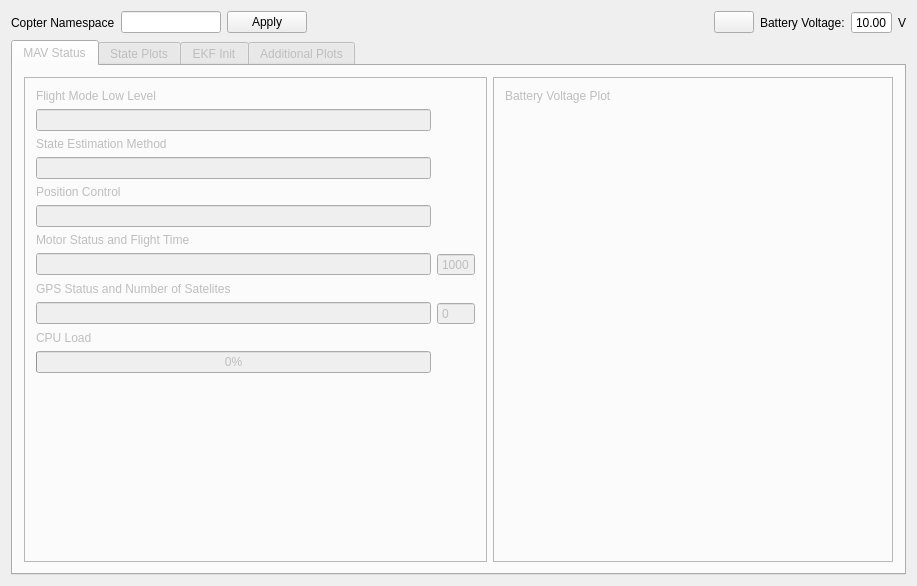
<?xml version="1.0" encoding="UTF-8"?>
<ui version="4.0">
 <class>copter_gui</class>
 <widget class="QWidget" name="copter_gui">
  <property name="geometry">
   <rect>
    <x>0</x>
    <y>0</y>
    <width>917</width>
    <height>586</height>
   </rect>
  </property>
  <property name="windowTitle">
   <string>Copter GUI</string>
  </property>
  <layout class="QVBoxLayout" name="verticalLayout">
   <item>
    <layout class="QHBoxLayout" name="head_layout">
     <item>
      <widget class="QLabel" name="copter_namespace_label">
       <property name="text">
        <string>Copter Namespace</string>
       </property>
      </widget>
     </item>
     <item>
      <widget class="QLineEdit" name="copter_namespace_textbox">
       <property name="maximumSize">
        <size>
         <width>100</width>
         <height>16777215</height>
        </size>
       </property>
      </widget>
     </item>
     <item>
      <widget class="QPushButton" name="copter_namespace_button">
       <property name="text">
        <string>Apply</string>
       </property>
      </widget>
     </item>
     <item>
      <spacer name="horizontalSpacer">
       <property name="orientation">
        <enum>Qt::Horizontal</enum>
       </property>
       <property name="sizeHint" stdset="0">
        <size>
         <width>40</width>
         <height>20</height>
        </size>
       </property>
      </spacer>
     </item>
     <item>
      <widget class="QPushButton" name="battery_alert">
       <property name="enabled">
        <bool>true</bool>
       </property>
       <property name="text">
        <string/>
       </property>
      </widget>
     </item>
     <item>
      <widget class="QLabel" name="battery_voltage_label">
       <property name="text">
        <string>Battery Voltage:</string>
       </property>
      </widget>
     </item>
     <item>
      <widget class="QDoubleSpinBox" name="battery_voltage_display">
       <property name="frame">
        <bool>true</bool>
       </property>
       <property name="readOnly">
        <bool>true</bool>
       </property>
       <property name="buttonSymbols">
        <enum>QAbstractSpinBox::NoButtons</enum>
       </property>
       <property name="maximum">
        <double>30.000000000000000</double>
       </property>
       <property name="value">
        <double>10.000000000000000</double>
       </property>
      </widget>
     </item>
     <item>
      <widget class="QLabel" name="battery_voltage_unit">
       <property name="text">
        <string>V</string>
       </property>
      </widget>
     </item>
    </layout>
   </item>
   <item>
    <layout class="QVBoxLayout" name="tab_layout">
     <item>
      <widget class="QTabWidget" name="tab_widget">
       <property name="enabled">
        <bool>false</bool>
       </property>
       <property name="currentIndex">
        <number>0</number>
       </property>
       <widget class="QWidget" name="mav_status_tab">
        <attribute name="title">
         <string>MAV Status</string>
        </attribute>
        <layout class="QHBoxLayout" name="horizontalLayout_3">
         <item>
          <widget class="QFrame" name="mav_status_tab_frame_left">
           <property name="frameShape">
            <enum>QFrame::StyledPanel</enum>
           </property>
           <property name="frameShadow">
            <enum>QFrame::Raised</enum>
           </property>
           <layout class="QGridLayout" name="gridLayout_2">
            <item row="9" column="0">
             <widget class="QLineEdit" name="gps_status_textbox">
              <property name="readOnly">
               <bool>true</bool>
              </property>
             </widget>
            </item>
            <item row="3" column="0">
             <widget class="QLineEdit" name="state_estimation_textbox">
              <property name="readOnly">
               <bool>true</bool>
              </property>
             </widget>
            </item>
            <item row="6" column="0">
             <widget class="QLabel" name="motor_status_label">
              <property name="text">
               <string>Motor Status and Flight Time</string>
              </property>
             </widget>
            </item>
            <item row="7" column="1">
             <widget class="QSpinBox" name="flight_time_box">
              <property name="wrapping">
               <bool>false</bool>
              </property>
              <property name="frame">
               <bool>true</bool>
              </property>
              <property name="readOnly">
               <bool>true</bool>
              </property>
              <property name="buttonSymbols">
               <enum>QAbstractSpinBox::NoButtons</enum>
              </property>
              <property name="maximum">
               <number>1000</number>
              </property>
              <property name="value">
               <number>1000</number>
              </property>
             </widget>
            </item>
            <item row="12" column="0">
             <spacer name="verticalSpacer_2">
              <property name="orientation">
               <enum>Qt::Vertical</enum>
              </property>
              <property name="sizeHint" stdset="0">
               <size>
                <width>20</width>
                <height>40</height>
               </size>
              </property>
             </spacer>
            </item>
            <item row="5" column="0">
             <widget class="QLineEdit" name="position_control_textbox">
              <property name="readOnly">
               <bool>true</bool>
              </property>
             </widget>
            </item>
            <item row="7" column="0">
             <widget class="QLineEdit" name="motor_status_textbox">
              <property name="readOnly">
               <bool>true</bool>
              </property>
             </widget>
            </item>
            <item row="1" column="0">
             <widget class="QLineEdit" name="flight_mode_ll_textbox">
              <property name="readOnly">
               <bool>true</bool>
              </property>
             </widget>
            </item>
            <item row="8" column="0">
             <widget class="QLabel" name="gps_status_label">
              <property name="text">
               <string>GPS Status and Number of Satelites</string>
              </property>
             </widget>
            </item>
            <item row="4" column="0">
             <widget class="QLabel" name="position_control_label">
              <property name="text">
               <string>Position Control</string>
              </property>
             </widget>
            </item>
            <item row="2" column="0">
             <widget class="QLabel" name="state_estimation_label">
              <property name="text">
               <string>State Estimation Method</string>
              </property>
             </widget>
            </item>
            <item row="0" column="0">
             <widget class="QLabel" name="flight_mode_ll_label">
              <property name="text">
               <string>Flight Mode Low Level</string>
              </property>
             </widget>
            </item>
            <item row="9" column="1">
             <widget class="QSpinBox" name="gps_num_satellites_box">
              <property name="wrapping">
               <bool>false</bool>
              </property>
              <property name="frame">
               <bool>true</bool>
              </property>
              <property name="readOnly">
               <bool>true</bool>
              </property>
              <property name="buttonSymbols">
               <enum>QAbstractSpinBox::NoButtons</enum>
              </property>
              <property name="maximum">
               <number>10</number>
              </property>
             </widget>
            </item>
            <item row="10" column="0">
             <widget class="QLabel" name="cpu_load_label">
              <property name="text">
               <string>CPU Load</string>
              </property>
             </widget>
            </item>
            <item row="11" column="0">
             <widget class="QProgressBar" name="cpu_load_bar">
              <property name="value">
               <number>0</number>
              </property>
             </widget>
            </item>
           </layout>
          </widget>
         </item>
         <item>
          <widget class="QFrame" name="mav_status_tab_frame_right">
           <property name="minimumSize">
            <size>
             <width>400</width>
             <height>0</height>
            </size>
           </property>
           <property name="frameShape">
            <enum>QFrame::StyledPanel</enum>
           </property>
           <property name="frameShadow">
            <enum>QFrame::Raised</enum>
           </property>
           <layout class="QVBoxLayout" name="verticalLayout_6">
            <item>
             <widget class="QLabel" name="plot_battery_voltage_label">
              <property name="text">
               <string>Battery Voltage Plot</string>
              </property>
             </widget>
            </item>
            <item>
             <widget class="QWidget" name="plot_battery_voltage_widget" native="true">
              <property name="minimumSize">
               <size>
                <width>10</width>
                <height>50</height>
               </size>
              </property>
              <property name="maximumSize">
               <size>
                <width>500</width>
                <height>300</height>
               </size>
              </property>
              <layout class="QVBoxLayout" name="verticalLayout_4">
               <item>
                <layout class="QVBoxLayout" name="plot_battery_voltage_layout"/>
               </item>
              </layout>
             </widget>
            </item>
            <item>
             <spacer name="verticalSpacer_3">
              <property name="orientation">
               <enum>Qt::Vertical</enum>
              </property>
              <property name="sizeHint" stdset="0">
               <size>
                <width>20</width>
                <height>40</height>
               </size>
              </property>
             </spacer>
            </item>
           </layout>
          </widget>
         </item>
        </layout>
       </widget>
       <widget class="QWidget" name="state_plots_tab">
        <attribute name="title">
         <string>State Plots</string>
        </attribute>
        <layout class="QGridLayout" name="gridLayout_3">
         <item row="3" column="0">
          <widget class="QWidget" name="plot_velocity_widget" native="true">
           <layout class="QVBoxLayout" name="verticalLayout_13">
            <item>
             <layout class="QVBoxLayout" name="plot_velocity_layout"/>
            </item>
           </layout>
          </widget>
         </item>
         <item row="2" column="0">
          <widget class="QWidget" name="plot_position_widget" native="true">
           <layout class="QVBoxLayout" name="verticalLayout_8">
            <item>
             <layout class="QVBoxLayout" name="plot_position_layout"/>
            </item>
           </layout>
          </widget>
         </item>
         <item row="1" column="0" colspan="2">
          <layout class="QHBoxLayout" name="horizontalLayout_2">
           <item>
            <widget class="QPushButton" name="start_reset_plot_button">
             <property name="text">
              <string>Start</string>
             </property>
            </widget>
           </item>
           <item>
            <widget class="QPushButton" name="pause_resume_plot_button">
             <property name="text">
              <string>Pause</string>
             </property>
            </widget>
           </item>
           <item>
            <spacer name="horizontalSpacer_2">
             <property name="orientation">
              <enum>Qt::Horizontal</enum>
             </property>
             <property name="sizeHint" stdset="0">
              <size>
               <width>40</width>
               <height>20</height>
              </size>
             </property>
            </spacer>
           </item>
          </layout>
         </item>
         <item row="3" column="1">
          <widget class="QWidget" name="plot_acceleration_bias_widget" native="true">
           <layout class="QVBoxLayout" name="verticalLayout_14">
            <item>
             <layout class="QVBoxLayout" name="plot_acceleration_bias_layout"/>
            </item>
           </layout>
          </widget>
         </item>
         <item row="2" column="1">
          <widget class="QWidget" name="plot_scale_widget" native="true">
           <layout class="QVBoxLayout" name="verticalLayout_10">
            <item>
             <layout class="QVBoxLayout" name="plot_scale_layout"/>
            </item>
           </layout>
          </widget>
         </item>
        </layout>
       </widget>
       <widget class="QWidget" name="ekf_init_tab">
        <attribute name="title">
         <string>EKF Init</string>
        </attribute>
        <layout class="QGridLayout" name="gridLayout_5">
         <item row="0" column="0">
          <layout class="QGridLayout" name="dyn_rec_frame_layout">
           <item row="1" column="0">
            <widget class="QSlider" name="scale_slider">
             <property name="cursor">
              <cursorShape>SizeHorCursor</cursorShape>
             </property>
             <property name="minimum">
              <number>1</number>
             </property>
             <property name="maximum">
              <number>3000</number>
             </property>
             <property name="singleStep">
              <number>1</number>
             </property>
             <property name="value">
              <number>100</number>
             </property>
             <property name="orientation">
              <enum>Qt::Horizontal</enum>
             </property>
            </widget>
           </item>
           <item row="6" column="0">
            <spacer name="verticalSpacer">
             <property name="orientation">
              <enum>Qt::Vertical</enum>
             </property>
             <property name="sizeHint" stdset="0">
              <size>
               <width>20</width>
               <height>40</height>
              </size>
             </property>
            </spacer>
           </item>
           <item row="4" column="0">
            <widget class="QSlider" name="height_slider">
             <property name="cursor">
              <cursorShape>SizeHorCursor</cursorShape>
             </property>
             <property name="maximum">
              <number>2000</number>
             </property>
             <property name="singleStep">
              <number>1</number>
             </property>
             <property name="orientation">
              <enum>Qt::Horizontal</enum>
             </property>
            </widget>
           </item>
           <item row="0" column="0">
            <widget class="QLabel" name="scale_label">
             <property name="text">
              <string>Set Scale</string>
             </property>
            </widget>
           </item>
           <item row="4" column="1">
            <widget class="QDoubleSpinBox" name="height_spin_box">
             <property name="maximum">
              <double>20.000000000000000</double>
             </property>
             <property name="singleStep">
              <double>0.010000000000000</double>
             </property>
            </widget>
           </item>
           <item row="1" column="1">
            <widget class="QDoubleSpinBox" name="scale_spin_box">
             <property name="minimum">
              <double>0.010000000000000</double>
             </property>
             <property name="maximum">
              <double>30.000000000000000</double>
             </property>
             <property name="singleStep">
              <double>0.010000000000000</double>
             </property>
             <property name="value">
              <double>1.000000000000000</double>
             </property>
            </widget>
           </item>
           <item row="3" column="0">
            <widget class="QLabel" name="height_label">
             <property name="text">
              <string>Set Height</string>
             </property>
            </widget>
           </item>
           <item row="4" column="2">
            <spacer name="horizontalSpacer_4">
             <property name="orientation">
              <enum>Qt::Horizontal</enum>
             </property>
             <property name="sizeHint" stdset="0">
              <size>
               <width>40</width>
               <height>20</height>
              </size>
             </property>
            </spacer>
           </item>
           <item row="5" column="1">
            <widget class="QPushButton" name="apply_height_button">
             <property name="text">
              <string>Apply Height</string>
             </property>
            </widget>
           </item>
           <item row="2" column="1">
            <widget class="QPushButton" name="apply_scale_button">
             <property name="text">
              <string>Apply Scale</string>
             </property>
            </widget>
           </item>
          </layout>
         </item>
        </layout>
       </widget>
       <widget class="QWidget" name="additional_plots_tab">
        <attribute name="title">
         <string>Additional Plots</string>
        </attribute>
        <layout class="QGridLayout" name="gridLayout_4">
         <item row="0" column="0">
          <layout class="QGridLayout" name="gridLayout"/>
         </item>
        </layout>
       </widget>
      </widget>
     </item>
    </layout>
   </item>
  </layout>
 </widget>
 <layoutdefault spacing="6" margin="11"/>
 <resources/>
 <connections/>
</ui>
